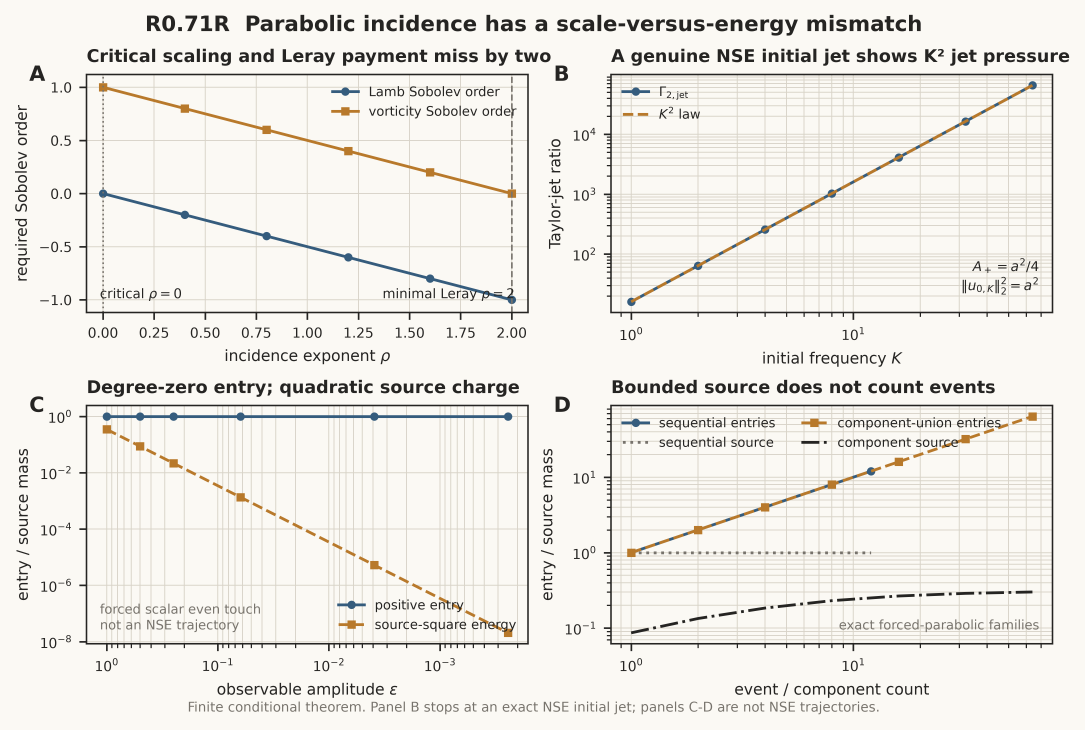
#> input picture figures/r071r-parabolic-incidence/fig-r071r-parabolic-incidence/figure.png, 4339 x 2919 px (shown at 1/4 size)
$ python qa_images.py
#> lines starting #> are read from the running program, lines starting #| are printed output that depends on the picture
#!/usr/bin/env python3
"""Create final-size and grayscale QA previews."""

from pathlib import Path

from PIL import Image, ImageOps


ROOT = Path(__file__).resolve().parent


def main() -> None:
    with Image.open(ROOT / "figure.png") as source:
#> source is the input picture: PIL image 4339x2919 RGBA; mean R, G, B, A 237.6, 235.3, 229.8, 255
        preview = source.convert("RGB")
        preview.thumbnail((2200, 1600), Image.Resampling.LANCZOS)
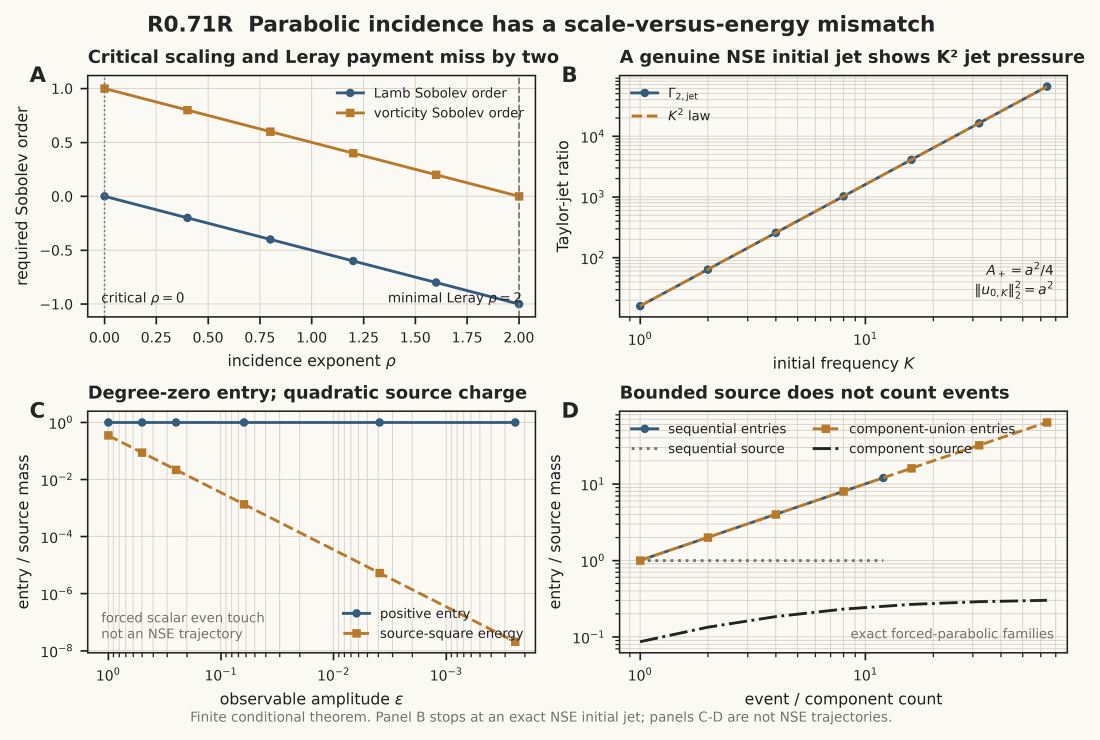
#> preview: PIL image 2200x1480 RGB (shown at 1/2 size); mean R, G, B 237.5, 235.2, 229.8
        preview.save(ROOT / "qa-original.png", dpi=(180, 180))
        ImageOps.grayscale(preview).save(ROOT / "qa-grayscale.png", dpi=(180, 180))
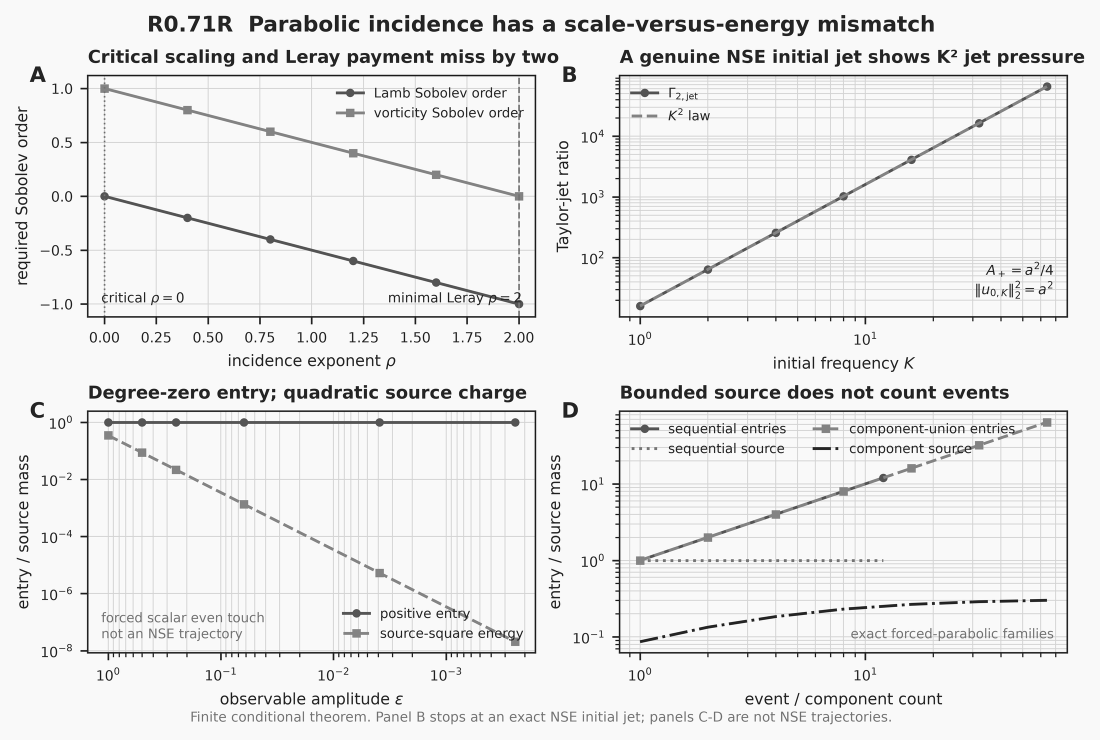
#> saved as qa-grayscale.png: PIL image 2200x1480 L (shown at 1/2 size); min 0, max 255, mean 235.2
    (ROOT / "qa-report.md").write_text(
        "# R0.71R figure QA\n\n"
        "- final-size color preview inspected: PASS\n"
        "- true grayscale preview inspected: PASS\n"
        "- labels, legends, scales, and units inspected: PASS\n"
        "- PDF, SVG, and 600 dpi PNG inspected: PASS\n"
        "- data cross-checked against exact and independent certificates: PASS\n"
        "- NSE initial-jet and abstract-family boundaries are visible: PASS\n",
        encoding="utf-8",
    )


if __name__ == "__main__":
    main()
